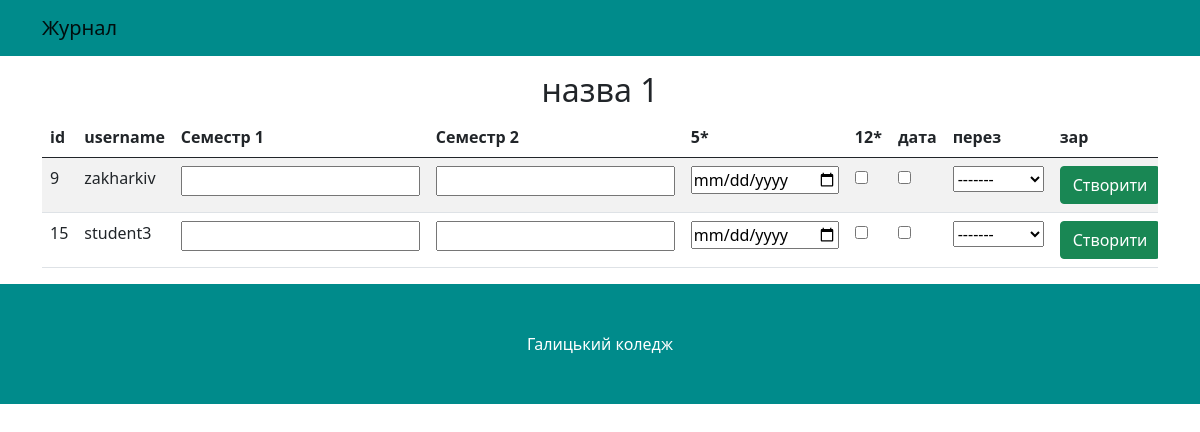
/rating-year/42, run on the app's committed database.
### methodist/models.py (models this page shows, shortened)
class Subject(models.Model):
    CHOICES_SEMESTER = (
        ('1', 1),
        ('2', 2),
        ('3', 3),
        ('4', 4),
        ('5', 5),
        ('6', 6),
        ('7', 7),
        ('8', 8)
    )
    CHOICES_CONTROL = (('Залік', 'Залік'), ('Екзамен', 'Екзамен'))
    name_subject = models.CharField(verbose_name="Назва предмета", max_length=60)
    group = models.ForeignKey(Group, on_delete=models.CASCADE, verbose_name="Група", null=True)
    teachers = models.ManyToManyField(CustomUser, verbose_name="Викладачі")
    hours = models.PositiveIntegerField(verbose_name="Кількість годин")
    loans = models.PositiveIntegerField(verbose_name="Кількість кредитів", blank=True)
    semester = models.CharField(verbose_name="Семестр", max_length=20, choices=CHOICES_SEMESTER)
    final_semester = models.CharField(verbose_name="Кінцевий семестр", max_length=20,
                                      null=True, blank=True, choices=CHOICES_SEMESTER)
    form_of_control = models.CharField(verbose_name="Форма конролю", max_length=20, choices=CHOICES_CONTROL)
    url_on_moodle = models.URLField()
    finally_subject = models.BooleanField(default=False)
    class Meta:
        verbose_name = "Предмет"
        verbose_name_plural = "Предмети"

class Student(models.Model):
    CHOICES_FORM_EDUCATION = (
        ('Державна', 'Державна'),
        ('Платна', 'Платна')
    )
    user = models.OneToOneField(CustomUser, on_delete=models.CASCADE, related_name='student')
    year_entry = models.DateField(verbose_name="Рік вступу", null=True, blank=True)
    group = models.ForeignKey(Group, on_delete=models.CASCADE, verbose_name="Група", null=True, blank=True)
    educational_program = models.ForeignKey('EducationalProgram', on_delete=models.CASCADE, null=True, blank=True)
    form_education = models.CharField(verbose_name="Форма навчання", max_length=20,  null=True, blank=True, choices=CHOICES_FORM_EDUCATION)
    class Meta:
        verbose_name = "Студент"
        verbose_name_plural = "Студенти"

class CustomUser(AbstractUser):
    surname = models.CharField(verbose_name='По батькові', max_length=50)
    group = models.ForeignKey(Permissions, on_delete=models.CASCADE, verbose_name='Права доступу', blank=True,
                              null=True)
    department = models.ForeignKey(Department, on_delete=models.CASCADE, verbose_name='Відділ', blank=True, null=True)
    class Meta:
        verbose_name = "Користувач"
        verbose_name_plural = "Користувачі"

### methodist/views.py (the view)
# urls.py: path('rating-year/<int:pk>', RatingYearView.as_view(), name="rating-year"),
class RatingYearView(AbstractRatingMixin):
    template_name = 'methodist/rating_year.html'

### methodist/context_processors.py (called while the page is built)
def get_teachers(request):
    teachers = CustomUser.objects.filter(group__name="Викладач")
    return {"teachers": teachers}

def get_group(request):
    if request.user.is_authenticated:
        group = Group.objects.filter(department=request.user.department)
        return {"group": group}
    return {"group": []}

def none(request):
    return {'none': None}

### methodist/templatetags/maintag.py (called while the page is built)
@register.simple_tag
def tag2(subject):
    ratings = Rating.objects.filter(
        subject__name_subject=subject,
        semester__isnull=True
    ).select_related(
        'user',
        'subject',
        'teacher'
    )
    return {i.user.id: i for i in ratings}

@register.simple_tag
def get_rating_of_semesters(subject):
    group_ratings_for_semesters = Rating.objects.filter(
        subject__name_subject=subject,
        semester__isnull=False
    ).select_related(
        'user'
    ).values(
        'rating_5',
        'user__username',
        'semester'
    ).order_by(
        'semester'
    )
    return group_ratings_for_semesters

@register.simple_tag
def get_user_ratings_for_semesters(user, ratings):
    return [i.get('rating_5') for i in ratings if i.get('user__username') == user]

@register.simple_tag
def get_list_semesters(initial_semester, final_semester):
    return [i for i in range(int(initial_semester), int(final_semester) + 1)]

### methodist/templates/methodist/rating_year.html (shortened to what this page needs)
{% extends 'methodist/base.html' %}
{% load maintag %}
{% load static %}
{% block content %}
    <div class="container">
        <h2 class="text-center">{{ rating.name_subject }}</h2>
        <div class="table-responsive">
            <table class="table table-striped">
            {% get_list_semesters rating.semester rating.final_semester as semesters_list %}
            <thead>
                <tr>
                    <th>id</th>
                    <th>username</th>
                    {% for i in semesters_list %}
                        <th class="col-md-2">Семестр {{ i }}</th>
                    {% endfor %}
                    <th>5*</th>
                    <th>12*</th>
                    <th>дата</th>
                    <th>перез</th>
                    <th>зар</th>
                </tr>
            </thead>
            <tbody>
            {% tag2 rating.name_subject as exists_rating %}
            {% get_rating_of_semesters rating.name_subject as semesters_rating %}
            {% for i in rating.group.student_set.all %}
                <tr id="user_row_{{ i.user.id }}">
                    <td>{{ i.user.id }}</td>
                    <td>{{ i.user.username }}</td>
                    {% get_user_ratings_for_semesters i.user.username semesters_rating  as student_ratings %}
                    {% if i.user.id in exists_rating %}
                        {% get_rating i.user.id exists_rating as rating_student %}
                        <td><input type="number" value="{{ rating_student.rating_5 }}" name="rating_5" min="1"
                                   id="id_rating_5"></td>
                        <td><input type="number" value="{{ rating_student.rating_12 }}" name="rating_12" min="1"
                                   id="id_rating_12"></td>
                        <td><input type="date" name="date_rating" required
                                   value="{{ rating_student.date_rating|date:'Y-m-d' }}" id="id_date_rating"></td>
                        <td><input type="checkbox" {% if rating_student.retransmission %}checked{% endif %}
                                   name="retransmission" id="id_retransmission"></td>
                        <td><input type="checkbox" {% if rating_student.credited %}checked{% endif %}
                                   name="credited" id="id_credited"></td>
                        <td>
                            <select name="teacher" id="id_teacher">
                                <option value="">-------</option>
                                {% for i in rating.teachers.all %}
                                    {% if i == rating_student.teacher %}
                                        <option value="{{ i.id }}" selected>{{ i.username }}</option>
                                    {% else %}
                                        <option value="{{ i.id }}">{{ i.username }}</option>
                                    {% endif %}
                                {% endfor %}
                            </select>
                        </td>
                    {% else %}
                        <td><input type="number" name="rating_5" min="0" required="" id="id_rating_5"></td>
                        <td><input type="number" name="rating_12" min="0" id="id_rating_12"></td>
                        <td><input type="date" name="date_rating" required="" id="id_date_rating"></td>
                        <td><input type="checkbox" name="retransmission" id="id_retransmission"></td>
                        <td><input type="checkbox" name="credited" id="id_credited"></td>
                        <td>
                            <select name="teacher" id="id_teacher">
                                <option value="">-------</option>
                            </select>
                        </td>
                    {% endif %}
                    <td id="action_{{ i.user.id }}">
                        {% if i.user.id in exists_rating %}
                            {% get_rating i.user.id exists_rating as rs %}
                            <a id="but_{{ i.id }}" class="btn btn-warning"
                               onclick="updateRating({{ rs.id }}, {{ rs.user.id }})">Оновити</a>
                        {% else %}
                            <a id="but_{{ i.id }}" class="btn btn-success"
                               onclick="createRating({{ i.user.id }}, {{ rating.id }}, {{ current_semester }})">Створити</a>
                        {% endif %}
                    </td>
                </tr>
            {% endfor %}
            </tbody>
        </table>
        </div>
    </div>
{% endblock %}

### data on the page
Subject: name_subject "назва 1"
Student: user.id "9", user.username "zakharkiv"
Student: user.id "15", user.username "student3"

### other printed values
{{ i }} "1" "2"
